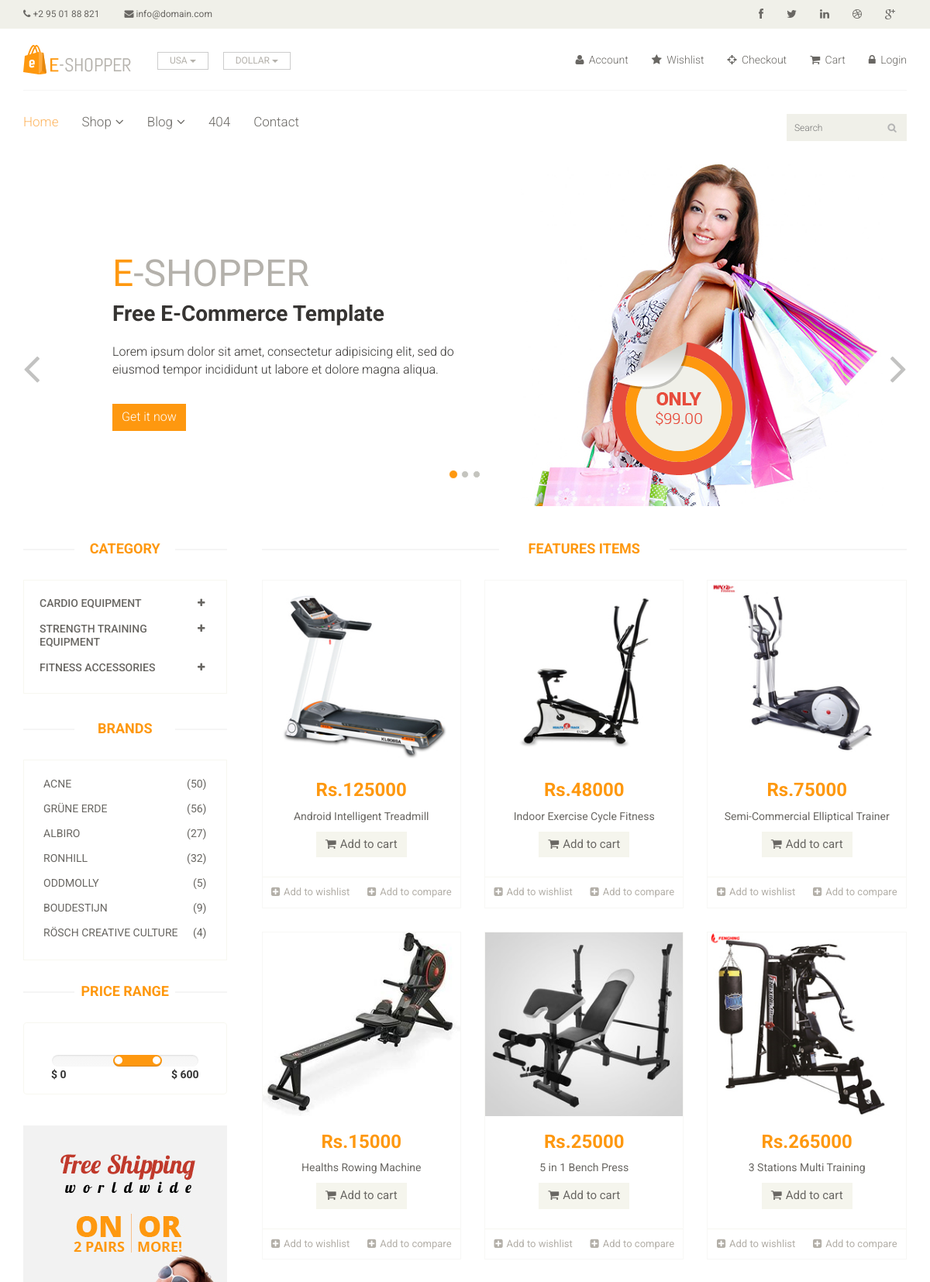
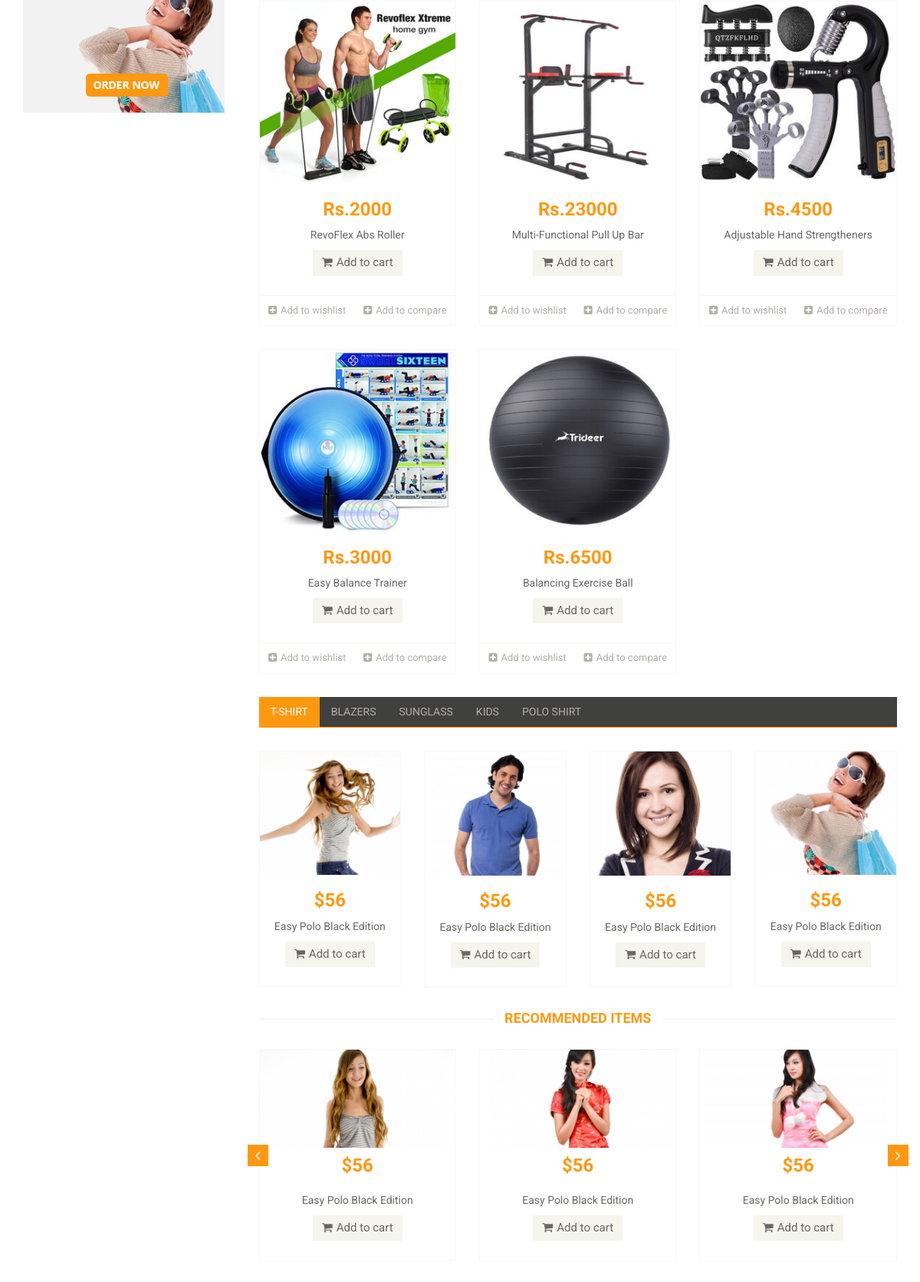
The page / (upper part) on the database its author committed (2 pictures, top to bottom).
### app/models.py (models this page shows, shortened)
class Category(models.Model):
    name = models.CharField(max_length=150)

class Product(models.Model):
    category = models.ForeignKey(Category, on_delete=models.CASCADE, null=False, default='')
    sub_category = models.ForeignKey(Sub_Category, on_delete=models.CASCADE, null=False, default='')
    image = models.ImageField(upload_to='ecommerce/pimg')
    name = models.CharField(max_length=150)
    price = models.IntegerField()
    date = models.DateField(auto_now_add=True)

### E_Shop/views.py (the view)
# urls.py: path('', views.Index, name='index'),
def Index(request):
    category=Category.objects.all()
    categoryID = request.GET.get('category')
    if categoryID:
        product = Product.objects.filter(sub_category = categoryID).order_by('-id')
    else:
        product = Product.objects.all()
    context = {
        'category': category,
        'product': product,
    }
    return render(request, 'index.html',context)

### templates/index.html (shortened to what this page needs)
{% extends 'master.html' %}
{% block body %}
{% load static%}
<section id="slider">
    <div class="container">
        <div class="row">
            <div class="col-sm-12">
                <div id="slider-carousel" class="carousel slide" data-ride="carousel">
                    <ol class="carousel-indicators">
                        <li data-target="#slider-carousel" data-slide-to="0" class="active"></li>
                        <li data-target="#slider-carousel" data-slide-to="1"></li>
                        <li data-target="#slider-carousel" data-slide-to="2"></li>
                    </ol>
                    <div class="carousel-inner">
                        <div class="item active">
                            <div class="col-sm-6">
                                <h1><span>E</span>-SHOPPER</h1>
                                <h2>Free E-Commerce Template</h2>
                                <p>Lorem ipsum dolor sit amet, consectetur adipisicing elit, sed do eiusmod tempor incididunt ut labore et dolore magna aliqua. </p>
                                <button type="button" class="btn btn-default get">Get it now</button>
                            </div>
                            <div class="col-sm-6">
                                <img src="{% static 'images/home/girl1.jpg' %}" class="girl img-responsive" alt="" />
                                <img src="{% static 'images/home/pricing.png' %}" class="pricing" alt="" />
                            </div>
                        </div>
                    </div>
                    <a href="#slider-carousel" class="left control-carousel hidden-xs" data-slide="prev">
                        <i class="fa fa-angle-left"></i>
                    </a>
                    <a href="#slider-carousel" class="right control-carousel hidden-xs" data-slide="next">
                        <i class="fa fa-angle-right"></i>
                    </a>
                </div>
            </div>
        </div>
    </div>
</section>
<section>
    <div class="container">
        <div class="row">
            <div class="col-sm-3">
                <div class="left-sidebar">
                    <h2>Category</h2>
                    <div class="panel-group category-products" id="accordian">
                        {% for cat in category %}
                        <div class="panel panel-default">
                            <div class="panel-heading">
                                <h4 class="panel-title">
                                    <a data-toggle="collapse" data-parent="#accordian" href="#{{cat.id}}">
                                        <span class="badge pull-right"><i class="fa fa-plus"></i></span>
                                        {{ cat.name }}
                                    </a>
                                </h4>
                            </div>
                        </div>
                        {% endfor %}
                    </div>
                    <div class="brands_products">
                        <h2>Brands</h2>
                        <div class="brands-name">
                            <ul class="nav nav-pills nav-stacked">
                                <li><a href="#"> <span class="pull-right">(50)</span>Acne</a></li>
                                <li><a href="#"> <span class="pull-right">(56)</span>Grüne Erde</a></li>
                                <li><a href="#"> <span class="pull-right">(27)</span>Albiro</a></li>
                                <li><a href="#"> <span class="pull-right">(32)</span>Ronhill</a></li>
                                <li><a href="#"> <span class="pull-right">(5)</span>Oddmolly</a></li>
                                <li><a href="#"> <span class="pull-right">(9)</span>Boudestijn</a></li>
                                <li><a href="#"> <span class="pull-right">(4)</span>Rösch creative culture</a></li>
                            </ul>
                        </div>
                    </div>
                    <div class="price-range">
                        <h2>Price Range</h2>
                        <div class="well text-center">
                             <input type="text" class="span2" value="" data-slider-min="0" data-slider-max="600" data-slider-step="5" data-slider-value="[250,450]" id="sl2" ><br />
                             <b class="pull-left">$ 0</b> <b class="pull-right">$ 600</b>
                        </div>
                    </div>
                    <div class="shipping text-center">
                        <img src="images/home/shipping.jpg" alt="" />
                    </div>
                </div>
            </div>
            <div class="col-sm-9 padding-right">
                <div class="features_items">
                    <h2 class="title text-center">Features Items</h2>
                    {% for prod in product %}
                    <div class="col-sm-4">
                        <div class="product-image-wrapper">
                            <div class="single-products">
                                    <div class="productinfo text-center">
                                        <img src="{{prod.image}}" alt="" />
                                        <h2>Rs.{{prod.price}}</h2>
                                        <p>{{prod.name}}</p>
                                        <a href="#" class="btn btn-default add-to-cart"><i class="fa fa-shopping-cart"></i>Add to cart</a>
                                    </div>
                                    <div class="product-overlay">
                                        <div class="overlay-content">
                                        </div>
                                    </div>
                            </div>
                            <div class="choose">
                                <ul class="nav nav-pills nav-justified">
                                    <li><a href="#"><i class="fa fa-plus-square"></i>Add to wishlist</a></li>
                                    <li><a href="#"><i class="fa fa-plus-square"></i>Add to compare</a></li>
                                </ul>
                            </div>
                        </div>
                    </div>
                    {% endfor %}
                </div>
                <div class="category-tab">
                    <div class="col-sm-12">
                        <ul class="nav nav-tabs">
                            <li class="active"><a href="#tshirt" data-toggle="tab">T-Shirt</a></li>
                            <li><a href="#blazers" data-toggle="tab">Blazers</a></li>
                            <li><a href="#sunglass" data-toggle="tab">Sunglass</a></li>
                            <li><a href="#kids" data-toggle="tab">Kids</a></li>
                            <li><a href="#poloshirt" data-toggle="tab">Polo shirt</a></li>
                        </ul>
                    </div>
                    <div class="tab-content">
                        <div class="tab-pane fade active in" id="tshirt" >
                            <div class="col-sm-3">
                                <div class="product-image-wrapper">
                                    <div class="single-products">
                                        <div class="productinfo text-center">
                                            <img src="images/home/gallery1.jpg" alt="" />
                                            <h2>$56</h2>
                                            <p>Easy Polo Black Edition</p>
                                            <a href="#" class="btn btn-default add-to-cart"><i class="fa fa-shopping-cart"></i>Add to cart</a>
                                        </div>
                                    </div>
                                </div>
                            </div>
                            <div class="col-sm-3">
                                <div class="product-image-wrapper">
                                    <div class="single-products">
                                        <div class="productinfo text-center">
                                            <img src="images/home/gallery2.jpg" alt="" />
                                            <h2>$56</h2>
                                            <p>Easy Polo Black Edition</p>
                                            <a href="#" class="btn btn-default add-to-cart"><i class="fa fa-shopping-cart"></i>Add to cart</a>
                                        </div>
                                    </div>
                                </div>
                            </div>
                            <div class="col-sm-3">
                                <div class="product-image-wrapper">
                                    <div class="single-products">
                                        <div class="productinfo text-center">
                                            <img src="images/home/gallery3.jpg" alt="" />
                                            <h2>$56</h2>
                                            <p>Easy Polo Black Edition</p>
                                            <a href="#" class="btn btn-default add-to-cart"><i class="fa fa-shopping-cart"></i>Add to cart</a>
                                        </div>
                                    </div>
                                </div>
                            </div>
                            <div class="col-sm-3">
                                <div class="product-image-wrapper">
                                    <div class="single-products">
                                        <div class="productinfo text-center">
                                            <img src="images/home/gallery4.jpg" alt="" />
                                            <h2>$56</h2>
                                            <p>Easy Polo Black Edition</p>
                                            <a href="#" class="btn btn-default add-to-cart"><i class="fa fa-shopping-cart"></i>Add to cart</a>
                                        </div>
                                    </div>
                                </div>
                            </div>
                        </div>
                    </div>
                </div>
                <div class="recommended_items">
                    <h2 class="title text-center">recommended items</h2>
                    <div id="recommended-item-carousel" class="carousel slide" data-ride="carousel">
                        <div class="carousel-inner">
                            <div class="item active">
                                <div class="col-sm-4">
                                    <div class="product-image-wrapper">
                                        <div class="single-products">
                                            <div class="productinfo text-center">
                                                <img src="images/home/recommend1.jpg" alt="" />
                                                <h2>$56</h2>
                                                <p>Easy Polo Black Edition</p>
                                                <a href="#" class="btn btn-default add-to-cart"><i class="fa fa-shopping-cart"></i>Add to cart</a>
                                            </div>
                                        </div>
                                    </div>
                                </div>
                                <div class="col-sm-4">
                                    <div class="product-image-wrapper">
                                        <div class="single-products">
                                            <div class="productinfo text-center">
                                                <img src="images/home/recommend2.jpg" alt="" />
                                                <h2>$56</h2>
                                                <p>Easy Polo Black Edition</p>
                                                <a href="#" class="btn btn-default add-to-cart"><i class="fa fa-shopping-cart"></i>Add to cart</a>
                                            </div>
                                        </div>
                                    </div>
                                </div>
                                <div class="col-sm-4">
                                    <div class="product-image-wrapper">
                                        <div class="single-products">
                                            <div class="productinfo text-center">
                                                <img src="images/home/recommend3.jpg" alt="" />
                                                <h2>$56</h2>
                                                <p>Easy Polo Black Edition</p>
                                                <a href="#" class="btn btn-default add-to-cart"><i class="fa fa-shopping-cart"></i>Add to cart</a>
                                            </div>
                                        </div>
                                    </div>
                                </div>
                            </div>
                        </div>
                         <a class="left recommended-item-control" href="#recommended-item-carousel" data-slide="prev">
                            <i class="fa fa-angle-left"></i>
                          </a>
                          <a class="right recommended-item-control" href="#recommended-item-carousel" data-slide="next">
                            <i class="fa fa-angle-right"></i>
                          </a>
                    </div>
                </div>
            </div>
        </div>
    </div>
</section>
{% endblock %}

### rows shown on the page
Category: name "CARDIO EQUIPMENT"
Category: name "STRENGTH TRAINING EQUIPMENT"
Category: name "FITNESS ACCESSORIES"
Product: image (picture), price "125000", name "Android Intelligent Treadmill"
Product: image (picture), price "48000", name "Indoor Exercise Cycle Fitness"
Product: image (picture), price "75000", name "Semi-Commercial Elliptical Trainer"
Product: image (picture), price "15000", name "Healths Rowing Machine"
Product: image (picture), price "25000", name "5 in 1 Bench Press"
Product: image (picture), price "265000", name "3 Stations Multi Training"
Product: image (picture), price "2000", name "RevoFlex Abs Roller"
Product: image (picture), price "23000", name "Multi-Functional Pull Up Bar"
Product: image (picture), price "4500", name "Adjustable Hand Strengtheners"
Product: image (picture), price "3000", name "Easy Balance Trainer"
Product: image (picture), price "6500", name "Balancing Exercise Ball"
